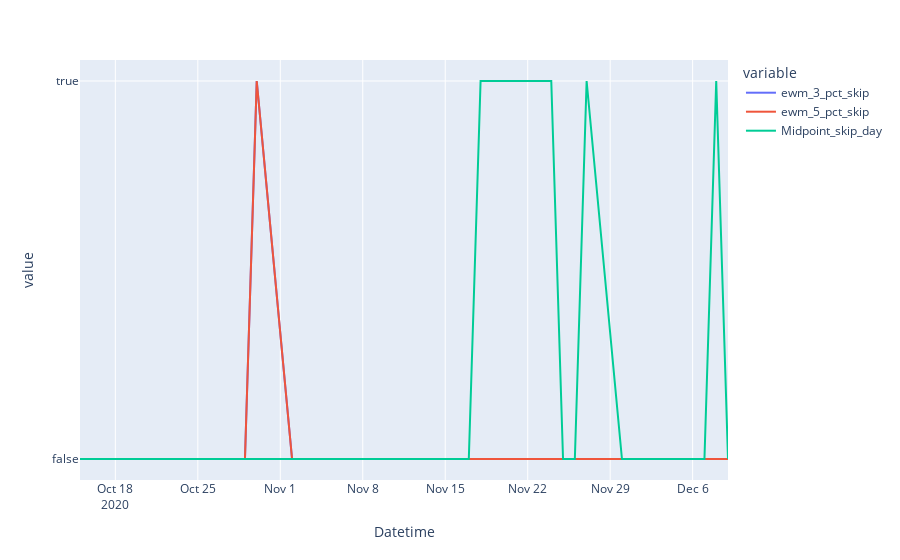

Notebook code cell kept with this figure:
### Code cell
data[['ewm_3_pct_skip', 'ewm_5_pct_skip', 'Midpoint_skip_day']][_entry:_exit].plot()

### Figure 1 — Plotly figure (JSON) as saved in the notebook; plotly's stock layout.template omitted (floating-point values rounded to 4 significant figures)
{"data": [{"hovertemplate": "variable=ewm_3_pct_skip<br>Datetime=%{x}<br>value=%{y}<extra></extra>", "legendgroup": "ewm_3_pct_skip", "line": {"color": "#636efa", "dash": "solid"}, "marker": {"symbol": "circle"}, "mode": "lines", "name": "ewm_3_pct_skip", "orientation": "v", "showlegend": true, "type": "scatter", "x": ["2020-10-15T00:00:00", "2020-10-16T00:00:00", "2020-10-19T00:00:00", "2020-10-20T00:00:00", "2020-10-21T00:00:00", "2020-10-22T00:00:00", "2020-10-23T00:00:00", "2020-10-26T00:00:00", "2020-10-27T00:00:00", "2020-10-28T00:00:00", "2020-10-29T00:00:00", "2020-10-30T00:00:00", "2020-11-02T00:00:00", "2020-11-03T00:00:00", "2020-11-04T00:00:00", "2020-11-05T00:00:00", "2020-11-06T00:00:00", "2020-11-09T00:00:00", "2020-11-10T00:00:00", "2020-11-11T00:00:00", "2020-11-12T00:00:00", "2020-11-13T00:00:00", "2020-11-16T00:00:00", "2020-11-17T00:00:00", "2020-11-18T00:00:00", "2020-11-19T00:00:00", "2020-11-20T00:00:00", "2020-11-23T00:00:00", "2020-11-24T00:00:00", "2020-11-25T00:00:00", "2020-11-26T00:00:00", "2020-11-27T00:00:00", "2020-11-30T00:00:00", "2020-12-01T00:00:00", "2020-12-02T00:00:00", "2020-12-03T00:00:00", "2020-12-04T00:00:00", "2020-12-07T00:00:00", "2020-12-08T00:00:00", "2020-12-09T00:00:00"], "xaxis": "x", "y": [false, false, false, false, false, false, false, false, false, false, false, true, false, false, false, false, false, false, false, false, false, false, false, false, false, false, false, false, false, false, false, false, false, false, false, false, false, false, false, false], "yaxis": "y"}, {"hovertemplate": "variable=ewm_5_pct_skip<br>Datetime=%{x}<br>value=%{y}<extra></extra>", "legendgroup": "ewm_5_pct_skip", "line": {"color": "#EF553B", "dash": "solid"}, "marker": {"symbol": "circle"}, "mode": "lines", "name": "ewm_5_pct_skip", "orientation": "v", "showlegend": true, "type": "scatter", "x": ["2020-10-15T00:00:00", "2020-10-16T00:00:00", "2020-10-19T00:00:00", "2020-10-20T00:00:00", "2020-10-21T00:00:00", "2020-10-22T00:00:00", "2020-10-23T00:00:00", "2020-10-26T00:00:00", "2020-10-27T00:00:00", "2020-10-28T00:00:00", "2020-10-29T00:00:00", "2020-10-30T00:00:00", "2020-11-02T00:00:00", "2020-11-03T00:00:00", "2020-11-04T00:00:00", "2020-11-05T00:00:00", "2020-11-06T00:00:00", "2020-11-09T00:00:00", "2020-11-10T00:00:00", "2020-11-11T00:00:00", "2020-11-12T00:00:00", "2020-11-13T00:00:00", "2020-11-16T00:00:00", "2020-11-17T00:00:00", "2020-11-18T00:00:00", "2020-11-19T00:00:00", "2020-11-20T00:00:00", "2020-11-23T00:00:00", "2020-11-24T00:00:00", "2020-11-25T00:00:00", "2020-11-26T00:00:00", "2020-11-27T00:00:00", "2020-11-30T00:00:00", "2020-12-01T00:00:00", "2020-12-02T00:00:00", "2020-12-03T00:00:00", "2020-12-04T00:00:00", "2020-12-07T00:00:00", "2020-12-08T00:00:00", "2020-12-09T00:00:00"], "xaxis": "x", "y": [false, false, false, false, false, false, false, false, false, false, false, true, false, false, false, false, false, false, false, false, false, false, false, false, false, false, false, false, false, false, false, false, false, false, false, false, false, false, false, false], "yaxis": "y"}, {"hovertemplate": "variable=Midpoint_skip_day<br>Datetime=%{x}<br>value=%{y}<extra></extra>", "legendgroup": "Midpoint_skip_day", "line": {"color": "#00cc96", "dash": "solid"}, "marker": {"symbol": "circle"}, "mode": "lines", "name": "Midpoint_skip_day", "orientation": "v", "showlegend": true, "type": "scatter", "x": ["2020-10-15T00:00:00", "2020-10-16T00:00:00", "2020-10-19T00:00:00", "2020-10-20T00:00:00", "2020-10-21T00:00:00", "2020-10-22T00:00:00", "2020-10-23T00:00:00", "2020-10-26T00:00:00", "2020-10-27T00:00:00", "2020-10-28T00:00:00", "2020-10-29T00:00:00", "2020-10-30T00:00:00", "2020-11-02T00:00:00", "2020-11-03T00:00:00", "2020-11-04T00:00:00", "2020-11-05T00:00:00", "2020-11-06T00:00:00", "2020-11-09T00:00:00", "2020-11-10T00:00:00", "2020-11-11T00:00:00", "2020-11-12T00:00:00", "2020-11-13T00:00:00", "2020-11-16T00:00:00", "2020-11-17T00:00:00", "2020-11-18T00:00:00", "2020-11-19T00:00:00", "2020-11-20T00:00:00", "2020-11-23T00:00:00", "2020-11-24T00:00:00", "2020-11-25T00:00:00", "2020-11-26T00:00:00", "2020-11-27T00:00:00", "2020-11-30T00:00:00", "2020-12-01T00:00:00", "2020-12-02T00:00:00", "2020-12-03T00:00:00", "2020-12-04T00:00:00", "2020-12-07T00:00:00", "2020-12-08T00:00:00", "2020-12-09T00:00:00"], "xaxis": "x", "y": [false, false, false, false, false, false, false, false, false, false, false, false, false, false, false, false, false, false, false, false, false, false, false, false, true, true, true, true, true, false, false, true, false, false, false, false, false, false, true, false], "yaxis": "y"}], "layout": {"legend": {"title": {"text": "variable"}, "tracegroupgap": 0}, "margin": {"t": 60}, "xaxis": {"anchor": "y", "domain": [0, 1], "title": {"text": "Datetime"}}, "yaxis": {"anchor": "x", "domain": [0, 1], "title": {"text": "value"}}}}
